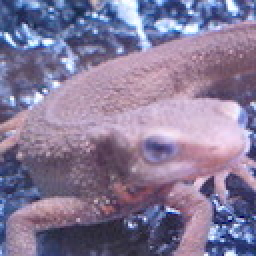
#> input picture images/imori.jpg, 128 x 128 px, found by its file name (shown 2 times larger)
$ python Q15-SobelFilter.py
#> lines starting #> are read from the running program, lines starting #| are printed output that depends on the picture
# %% import
import cv2
from PIL import Image
import numpy as np

# %% load original image
img = Image.open("../../ImageProcessing100Wen/assets/imori.jpg")
#> img is the input picture: PIL image 128x128 RGB; mean R, G, B 134.1, 121.8, 152.8
img_arr = np.array(img)
img_gs = cv2.cvtColor(img_arr, cv2.COLOR_RGB2GRAY)
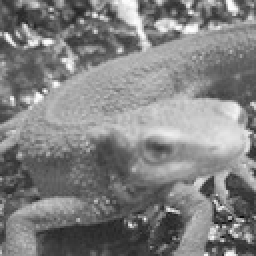
#> img_gs: shape (128, 128) (shown 2 times larger); min 11, max 254, mean 129
print(img_gs.shape)
#| (128, 128)

# %%
def SobelFilter(img, k_size=3):
    return cv2.Sobel(img, -1, 1, 0, ksize=k_size), cv2.Sobel(img, -1, 0, 1, ksize=k_size)

# %%
diff_x, diff_y = SobelFilter(img_gs)
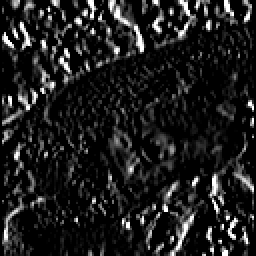
#> diff_x: shape (128, 128) (shown 2 times larger); min 0, max 255, mean 30
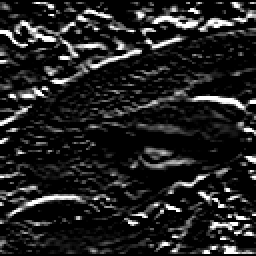
#> diff_y: shape (128, 128) (shown 2 times larger); min 0, max 255, mean 33.9
# %%
